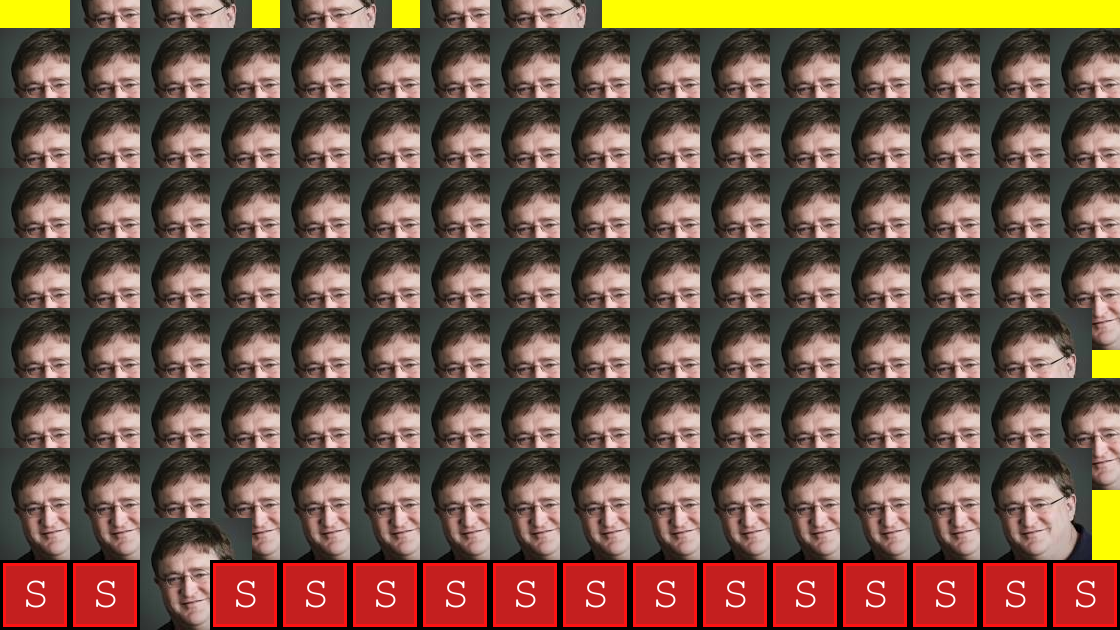

A 2D game scene composited from a Tiled map and its tileset images. What follows is a short description and the map's XML, with each tile layer's data collapsed to a summary:
An orthogonal 16x9 tile map with 70x70 px tiles, 2 tile layers (background, collision), 3 tilesets and 1 object (levelTrigger).

<map version="1.0" orientation="orthogonal" renderorder="right-down" width="16" height="9" tilewidth="70" tileheight="70" backgroundcolor="#ffff00">
 <tileset firstgid="1" name="background-tiles" tilewidth="70" tileheight="70">
  <image source="../img/background-tiles.png" width="910" height="910" />
 </tileset>
 <tileset firstgid="170" name="meta-tiles" tilewidth="70" tileheight="70">
  <image source="../img/meta-tiles.png" width="350" height="70" />
  <tile id="4">
   <properties>
    <property name="type" value="solid" />
   </properties>
  </tile>
 </tileset>
 <tileset firstgid="175" name="gaben" tilewidth="5632" tileheight="910">
  <tile id="0">
   <image width="1200" height="675" source="../img/9ksKWhr.jpg" />
  </tile>
  <tile id="1">
   <image width="910" height="910" source="../img/background-tiles.png" />
  </tile>
  <tile id="2">
   <image width="67" height="71" source="../img/box.png" />
  </tile>
  <tile id="3">
   <image width="387" height="71" source="../img/cloud-tiles.png" />
  </tile>
  <tile id="4">
   <image width="229" height="221" source="../img/download.jpg" />
  </tile>
  <tile id="5">
   <image width="229" height="221" source="../img/download.jpg" />
  </tile>
  <tile id="6">
   <image width="48" height="48" source="../img/fireball.png" />
  </tile>
  <tile id="7">
   <image width="64" height="64" source="../img/flower.png" />
  </tile>
  <tile id="8">
   <image width="228" height="36" source="../img/fly-spritesheet.png" />
  </tile>
  <tile id="9">
   <image width="261" height="193" source="../img/imgres.jpg" />
  </tile>
  <tile id="10">
   <image width="560" height="560" source="../img/item-spritesheet.png" />
  </tile>
  <tile id="11">
   <image width="350" height="70" source="../img/meta-tiles.png" />
  </tile>
  <tile id="12">
   <image width="64" height="64" source="../img/mushroom.png" />
  </tile>
  <tile id="13">
   <image width="5632" height="128" source="../img/player1.png" />
  </tile>
  <tile id="14">
   <image width="360" height="360" source="../img/player1-spritesheet.png" />
  </tile>
  <tile id="15">
   <image width="112" height="112" source="../img/search.jpg" />
  </tile>
  <tile id="16">
   <image width="112" height="112" source="../img/search.jpg" />
  </tile>
  <tile id="17">
   <image width="180" height="28" source="../img/slime-spritesheet.png" />
  </tile>
  <tile id="18">
   <image width="64" height="64" source="../img/star.png" />
  </tile>
  <tile id="19">
   <image width="1067" height="600" source="../img/title-screen.png" />
  </tile>
  <tile id="20">
   <image width="139" height="148" source="../img/ubisheet.jpg" />
  </tile>
  <tile id="21">
   <image width="305" height="165" source="../img/url.jpg" />
  </tile>
 </tileset>
 <layer name="background" width="16" height="9">
  <data>[144 cells, 18 non-empty, 3 distinct tile ids]</data>
 </layer>
 <objectgroup name="trigger-entities">
  <object name="levelTrigger" x="983" y="421" width="66" height="137">
   <properties>
    <property name="level" value="level02" />
    <property name="xSpawn" value="0" />
    <property name="ySpawn" value="0" />
   </properties>
  </object>
 </objectgroup>
 <layer name="collision" width="16" height="9">
  <data>[144 cells, 131 non-empty, 2 distinct tile ids]</data>
 </layer>
</map>
